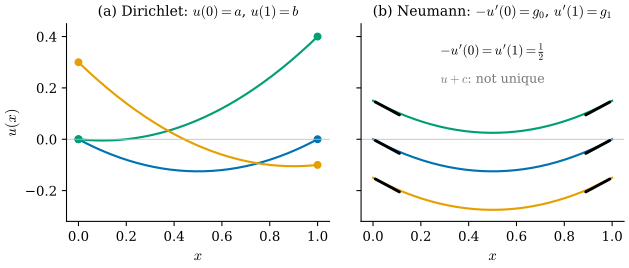

Source code (Python):
"""Figure 42.5.1: Dirichlet and Neumann conditions for u'' = 1 on [0, 1] (Section 42.5, Example 42.5.3).

(a) Dirichlet: u(0) = a, u(1) = b has exactly one solution u = x^2/2 + (b - a - 1/2) x + a; drawn for
    (a, b) = (0, 0), (0, 0.4), (0.3, -0.1); dots mark the prescribed values.
(b) Neumann: the outward derivatives -u'(0) = g_0 and u'(1) = g_1 can be prescribed only if g_0 + g_1 = int_0^1 1 dx = 1.
    For (g_0, g_1) = (1/2, 1/2) the solutions are u = (x^2 - x)/2 + c (drawn for c = -0.15, 0, 0.15); the short arrows
    show the prescribed slopes. For (g_0, g_1) = (1, 1) there is no solution (u'(1) - u'(0) would have to be 2).
Self-check: u'' = 1, boundary values and slopes; the compatibility int f = g_0 + g_1.

Run from the project root:
``PYTHONPATH=tools python3 chapters/42-laplace-beltrami/figures/fig-42-5-1-boundary-1d.py``
"""

import dgfig  # noqa: E402

dgfig.setup()

import matplotlib.pyplot as plt  # noqa: E402
import numpy as np  # noqa: E402

col = dgfig.COLORS
xs = np.linspace(0, 1, 201)
dir_cases = [((0.0, 0.0), col["tangent"]), ((0.0, 0.4), col["third"]), ((0.3, -0.1), col["accent"])]


def u_dir(x, a, b):
    return 0.5 * x ** 2 + (b - a - 0.5) * x + a


for (a, b), _ in dir_cases:
    assert abs(u_dir(0, a, b) - a) < 1e-15 and abs(u_dir(1, a, b) - b) < 1e-15
u_neu = lambda x, c: 0.5 * (x ** 2 - x) + c  # noqa: E731
du_neu = lambda x: x - 0.5  # noqa: E731
assert abs(-du_neu(0) - 0.5) < 1e-15 and abs(du_neu(1) - 0.5) < 1e-15 and abs((0.5 + 0.5) - 1.0) < 1e-15

fig, (axa, axb) = plt.subplots(1, 2, figsize=(6.6, 2.9), sharey=True)
for (a, b), c in dir_cases:
    axa.plot(xs, u_dir(xs, a, b), color=c, lw=1.6)
    axa.plot([0, 1], [a, b], "o", color=c, ms=5)
axa.set_title(r"(a) Dirichlet: $u(0) = a$, $u(1) = b$", fontsize=10.5)
for c, colr in ((-0.15, col["accent"]), (0.0, col["tangent"]), (0.15, col["third"])):
    axb.plot(xs, u_neu(xs, c), color=colr, lw=1.6)
    for x0 in (0.0, 1.0):
        s = du_neu(x0)
        axb.annotate("", xy=(x0 + (0.12 if x0 == 0 else -0.12) * (1 if x0 == 0 else 1),
                             u_neu(x0, c) + s * (0.12 if x0 == 0 else -0.12)),
                     xytext=(x0, u_neu(x0, c)), arrowprops=dict(arrowstyle="-", color=col["main"], lw=2.2))
axb.text(0.5, 0.33, r"$-u'(0) = u'(1) = \frac{1}{2}$", ha="center", fontsize=10)
axb.text(0.5, 0.22, r"$u + c$: not unique", ha="center", fontsize=9.5, color=col["aux"])
axb.set_title(r"(b) Neumann: $-u'(0) = g_0$, $u'(1) = g_1$", fontsize=10.5)
for ax in (axa, axb):
    ax.set_xlabel(r"$x$")
    ax.axhline(0, color="#BBBBBB", lw=0.6)
    ax.spines[["top", "right"]].set_visible(False)
axa.set_ylabel(r"$u(x)$")
axa.set_ylim(-0.32, 0.45)
fig.subplots_adjust(left=0.1, right=0.98, top=0.88, bottom=0.17, wspace=0.12)
dgfig.save(fig, __file__)
